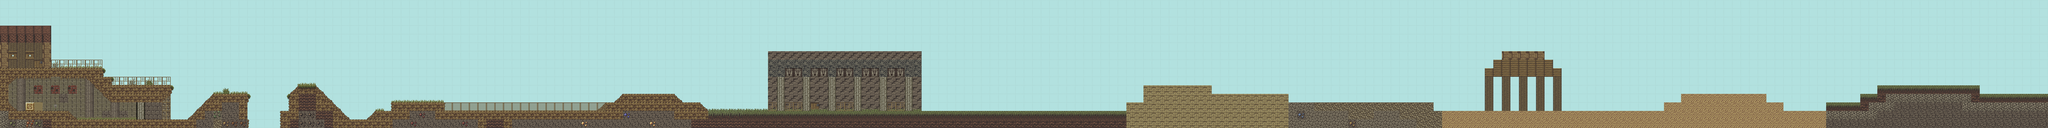

This is a level from a 2D game, rendered from its Tiled map with the project's own tilesets. A one-line summary and the map file follow, with tile-layer data summarised:
An orthogonal 240x15 tile map with 32x32 px tiles, 3 tile layers (Background, Ground, Front) and 66 objects.

<map version="1.0" orientation="orthogonal" renderorder="right-down" width="240" height="15" tilewidth="32" tileheight="32" nextobjectid="89">
 <tileset firstgid="1" name="tileset1" tilewidth="32" tileheight="32" tilecount="170" columns="17">
  <image source="../Graphics/tileset1.png" width="544" height="320" />
 </tileset>
 <layer name="Background" width="240" height="15">
  <data>[3600 cells, 3600 non-empty, 18 distinct tile ids]</data>
 </layer>
 <layer name="Ground" width="240" height="15">
  <data>[3600 cells, 825 non-empty, 47 distinct tile ids]</data>
 </layer>
 <layer name="Front" width="240" height="15">
  <data>[3600 cells, 141 non-empty, 14 distinct tile ids]</data>
 </layer>
 <objectgroup name="Collisions">
  <object id="1" x="0" y="416" width="256" height="64" />
  <object id="2" x="256" y="448" width="672" height="32" />
  <object id="3" x="736" y="416" width="192" height="32" />
  <object id="4" x="768" y="384" width="160" height="32" />
  <object id="5" x="800" y="352" width="128" height="32" />
  <object id="6" x="0" y="256" width="32" height="160" />
  <object id="7" x="32" y="256" width="352" height="32" />
  <object id="8" x="416" y="320" width="192" height="64" />
  <object id="9" x="608" y="320" width="32" height="32" />
  <object id="11" x="0" y="0" width="32" height="256" />
  <object id="12" x="1056" y="416" width="224" height="64" />
  <object id="13" x="1088" y="352" width="128" height="64" />
  <object id="14" x="1120" y="320" width="64" height="32" />
  <object id="15" x="1280" y="448" width="128" height="32" />
  <object id="16" x="1408" y="416" width="2816" height="64" />
  <object id="17" x="1472" y="384" width="192" height="32" />
  <object id="18" x="1216" y="384" width="32" height="32" />
  <object id="19" x="2272" y="384" width="352" height="32" />
  <object id="20" x="2336" y="352" width="192" height="32" />
  <object id="21" x="2880" y="192" width="576" height="96" />
  <object id="22" x="256" y="416">
   <polyline points="0,0 32,32 0,32 0,0" />
  </object>
  <object id="23" x="32" y="320">
   <polyline points="0,0 32,-32 0,-32 0,0" />
  </object>
  <object id="24" x="32" y="384">
   <polyline points="0,0 32,32 0,32" />
  </object>
  <object id="25" x="320" y="288">
   <polyline points="0,0 96,96 96,0 0,0" />
  </object>
  <object id="26" x="704" y="448">
   <polyline points="0,0 96,-96 96,-64 64,-64 64,-32 32,-32 32,0 0,0" />
  </object>
  <object id="27" x="608" y="384">
   <polyline points="0,0 32,-32 0,-32 0,0" />
  </object>
  <object id="28" x="1088" y="352">
   <polyline points="0,0 32,-32 32,0 0,0" />
  </object>
  <object id="29" x="1184" y="320">
   <polyline points="0,0 128,128 96,128 96,96 64,96 64,64 32,64 32,32 0,32 0,0" />
  </object>
  <object id="30" x="1376" y="448">
   <polyline points="0,0 32,-32 32,0 0,0" />
  </object>
  <object id="31" x="2240" y="416">
   <polyline points="0,0 32,-32 32,0 0,0" />
  </object>
  <object id="32" x="2304" y="384">
   <polyline points="0,0 32,-32 32,0 0,0" />
  </object>
  <object id="33" x="2528" y="352">
   <polyline points="0,0 32,32 0,32 0,0" />
  </object>
  <object id="34" x="2624" y="384">
   <polyline points="0,0 0,32 32,32 0,0" />
  </object>
  <object id="42" x="4224" y="384" width="64" height="96" />
  <object id="43" x="4288" y="320" width="256" height="160" />
  <object id="44" x="4544" y="352" width="288" height="128" />
  <object id="45" x="4832" y="384" width="544" height="96" />
  <object id="46" x="5376" y="416" width="864" height="64" />
  <object id="47" x="6240" y="384" width="64" height="96" />
  <object id="48" x="6304" y="352" width="320" height="128" />
  <object id="49" x="6624" y="384" width="64" height="96" />
  <object id="50" x="6688" y="416" width="160" height="64" />
  <object id="51" x="6848" y="384" width="128" height="96" />
  <object id="52" x="6976" y="352" width="64" height="128" />
  <object id="53" x="7040" y="320" width="224" height="160" />
  <object id="54" x="7264" y="320" width="160" height="160" />
  <object id="55" x="7424" y="352" width="256" height="128" />
  <object id="56" x="5568" y="256" width="288" height="32" />
  <object id="57" x="5600" y="224" width="224" height="32" />
  <object id="58" x="5632" y="192" width="160" height="32" />
 </objectgroup>
 <objectgroup name="spawn">
  <object id="59" x="192" y="224" width="192" height="32" />
  <object id="74" x="448" y="288" width="160" />
  <object id="75" x="832" y="320" width="64" height="32" />
  <object id="76" x="1696" y="384" width="512" height="32" />
  <object id="77" x="1504" y="352" width="128" height="32" />
  <object id="78" x="2368" y="320" width="128" height="32" />
  <object id="79" x="2656" y="384" width="1504" height="32" />
  <object id="80" x="4320" y="288" width="192" height="32" />
  <object id="81" x="4608" y="320" width="192" height="32" />
  <object id="82" x="4896" y="352" width="416" height="32" />
  <object id="83" x="5440" y="384" width="768" height="32" />
  <object id="84" x="6368" y="320" width="224" height="32" />
  <object id="85" x="7072" y="288" width="320" height="32" />
  <object id="86" x="6720" y="384" width="96" height="32" />
  <object id="87" x="7488" y="320" width="160" height="32" />
  <object id="88" x="6528" y="0" width="1024" height="192" />
 </objectgroup>
</map>
